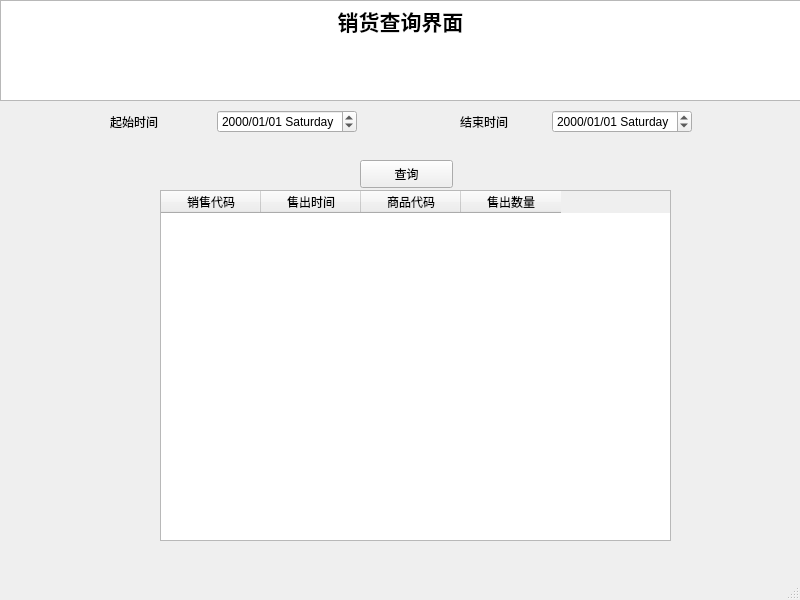
<?xml version="1.0" encoding="UTF-8"?>
<ui version="4.0">
 <class>SaleSearchWindow</class>
 <widget class="QMainWindow" name="SaleSearchWindow">
  <property name="geometry">
   <rect>
    <x>0</x>
    <y>0</y>
    <width>800</width>
    <height>600</height>
   </rect>
  </property>
  <property name="windowTitle">
   <string>销售查询</string>
  </property>
  <widget class="QWidget" name="centralwidget">
   <widget class="QTextBrowser" name="textBrowser">
    <property name="geometry">
     <rect>
      <x>0</x>
      <y>0</y>
      <width>801</width>
      <height>101</height>
     </rect>
    </property>
    <property name="html">
     <string>&lt;!DOCTYPE HTML PUBLIC &quot;-//W3C//DTD HTML 4.0//EN&quot; &quot;http://www.w3.org/TR/REC-html40/strict.dtd&quot;&gt;
&lt;html&gt;&lt;head&gt;&lt;meta name=&quot;qrichtext&quot; content=&quot;1&quot; /&gt;&lt;style type=&quot;text/css&quot;&gt;
p, li { white-space: pre-wrap; }
&lt;/style&gt;&lt;/head&gt;&lt;body style=&quot; font-family:'SimSun'; font-size:9pt; font-weight:400; font-style:normal;&quot;&gt;
&lt;p align=&quot;center&quot; style=&quot; margin-top:0px; margin-bottom:0px; margin-left:0px; margin-right:0px; -qt-block-indent:0; text-indent:0px;&quot;&gt;&lt;span style=&quot; font-size:16pt; font-weight:600;&quot;&gt;销货查询界面&lt;/span&gt;&lt;/p&gt;&lt;/body&gt;&lt;/html&gt;</string>
    </property>
   </widget>
   <widget class="QTableWidget" name="tableWidget">
    <property name="geometry">
     <rect>
      <x>160</x>
      <y>190</y>
      <width>511</width>
      <height>351</height>
     </rect>
    </property>
    <property name="columnCount">
     <number>4</number>
    </property>
    <attribute name="horizontalHeaderVisible">
     <bool>true</bool>
    </attribute>
    <attribute name="horizontalHeaderCascadingSectionResizes">
     <bool>false</bool>
    </attribute>
    <column>
     <property name="text">
      <string>销售代码</string>
     </property>
    </column>
    <column>
     <property name="text">
      <string>售出时间</string>
     </property>
    </column>
    <column>
     <property name="text">
      <string>商品代码</string>
     </property>
    </column>
    <column>
     <property name="text">
      <string>售出数量</string>
     </property>
    </column>
   </widget>
   <widget class="QWidget" name="layoutWidget">
    <property name="geometry">
     <rect>
      <x>110</x>
      <y>110</y>
      <width>247</width>
      <height>23</height>
     </rect>
    </property>
    <layout class="QHBoxLayout" name="horizontalLayout">
     <item>
      <widget class="QLabel" name="StartTime_Label">
       <property name="text">
        <string>起始时间</string>
       </property>
      </widget>
     </item>
     <item>
      <widget class="QDateEdit" name="StartTime_DateEdit">
       <property name="displayFormat">
        <string>yyyy/MM/dd dddd</string>
       </property>
      </widget>
     </item>
    </layout>
   </widget>
   <widget class="QWidget" name="layoutWidget">
    <property name="geometry">
     <rect>
      <x>460</x>
      <y>110</y>
      <width>232</width>
      <height>23</height>
     </rect>
    </property>
    <layout class="QHBoxLayout" name="horizontalLayout_2">
     <item>
      <widget class="QLabel" name="EndTime_Label">
       <property name="text">
        <string>结束时间</string>
       </property>
      </widget>
     </item>
     <item>
      <widget class="QDateEdit" name="EndTime_DateEdit">
       <property name="displayFormat">
        <string>yyyy/MM/dd dddd</string>
       </property>
      </widget>
     </item>
    </layout>
   </widget>
   <widget class="QPushButton" name="pushButton">
    <property name="geometry">
     <rect>
      <x>360</x>
      <y>160</y>
      <width>93</width>
      <height>28</height>
     </rect>
    </property>
    <property name="text">
     <string>查询</string>
    </property>
   </widget>
  </widget>
  <widget class="QMenuBar" name="menubar">
   <property name="geometry">
    <rect>
     <x>0</x>
     <y>0</y>
     <width>800</width>
     <height>26</height>
    </rect>
   </property>
  </widget>
  <widget class="QStatusBar" name="statusbar"/>
 </widget>
 <resources/>
 <connections/>
</ui>
